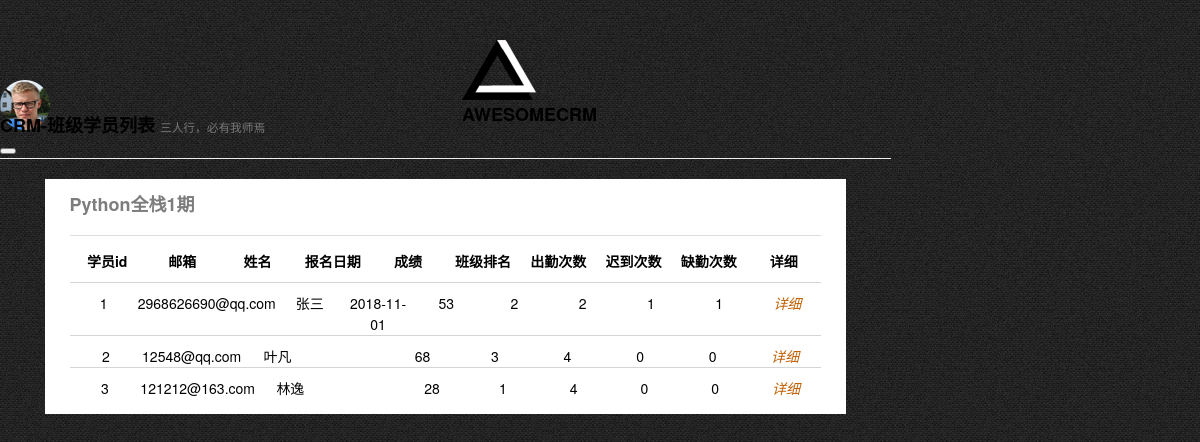
/teacher/student_list/1/, run on the app's committed database.
### repository/models.py (models this page shows, shortened)
class ClassList(models.Model):
    branch = models.ForeignKey(to="Branch", on_delete=models.CASCADE)
    course = models.ForeignKey(to="Course", on_delete=models.CASCADE)
    constract_template = models.OneToOneField(to="ContractTemplate", on_delete=models.CASCADE)
    class_type_choices = (
        (0, "脱产"),
        (1, "周末"),
        (2, "网络班"),
    )
    class_type = models.SmallIntegerField(choices=class_type_choices, default=0)
    semester = models.SmallIntegerField(verbose_name="学期")
    teachers = models.ManyToManyField(to="UserProfile", verbose_name="讲师", blank=True)
    start_date = models.DateField(verbose_name="开班日期")
    graduate_date = models.DateField(verbose_name="毕业日期", blank=True, null=True)
    class Meta:
        unique_together = (("branch", "class_type", "course", "semester"), )
        verbose_name_plural = "班级表"

class Course(models.Model):
    name = models.CharField(max_length=64, verbose_name="课程名称", unique=True)
    price = models.PositiveSmallIntegerField()
    period = models.PositiveSmallIntegerField(verbose_name="课程周期", default=5)
    outline = models.TextField(verbose_name="课程大纲")

class Student(models.Model):
    user = models.OneToOneField(to=UserProfile, on_delete=models.CASCADE)
    customer = models.OneToOneField(to=CustomerInfo, on_delete=models.CASCADE)
    class_grade = models.ManyToManyField(to="ClassList")

class UserProfile(AbstractBaseUser, PermissionsMixin):
    email = models.EmailField(
        verbose_name='email address',
        max_length=255,
        unique=True,
    )
    name = models.CharField(max_length=64, verbose_name="姓名")
    role = models.ManyToManyField(to="Role", blank=True)
    is_active = models.BooleanField(default=True)
    is_staff = models.BooleanField(default=True)
    objects = UserProfileManager()
    USERNAME_FIELD = 'email'        # 使用email作为用户名
    REQUIRED_FIELDS = ['name']      # 必须要有的字段
    class Meta:
        permissions = (
            ("sale_stu_enrollment", "是否能够给学员报名"),
            ("sale_enrollment_links", "是否能够获取报名链接"),
            ("sale_file_upload", "是否能够上传身份证附件"),
            ("sale_contract_approve", "是否能够同意报名"),
            ("sale_enrollment_success", "是否能够去到报名成功页面"),
            ("student_my_course", "是否能够去我的上课记录展示页面"),
            ("student_my_class", "是否能够去到课程展示页面"),
            ("student_homework", "是否能够去到我的作业"),
            ("student_submit_homework", "是否能够提交作业"),
            ("student_course_record", "是否能够查看我的上课记录"),
            ("teacher_manage_class", "能否管理班级"),
            ("teacher_student_list", "能否显示学生列表"),
            ("teacher_course_record", "能够展示课程记录"),
            ("teacher_check_homework", "能够检查作业"),
            ("teacher_check_homework_detail", "能否去到作业详情检查"),
            ("teacher_download_file", "能否下载作业"),
        )

class CustomerInfo(models.Model):
    name = models.CharField(max_length=64, default=None, verbose_name="姓名")
    contact_type_choice = ((0, 'QQ'), (1, "WeChat"), (2, "Mobile"))
    contact_type = models.SmallIntegerField(choices=contact_type_choice, default=0, verbose_name="联系方式")
    contact = models.CharField(max_length=64, unique=True, verbose_name="联系人")
    source_choice = ((0, "QQ群"), (1, "51CTO"), (2, "百度推广"), (3, "知乎"), (4, "转介绍"), (5, "其他"))
    source = models.SmallIntegerField(choices=source_choice, verbose_name="客户来源")
    referral_from = models.ForeignKey(to="self", blank=True, null=True, on_delete=models.CASCADE, verbose_name="转介绍人")
    consult_courses = models.ManyToManyField(to="Course", verbose_name="咨询课程")
    consult_content = models.TextField(verbose_name="咨询内容")
    consultant = models.ForeignKey(to="UserProfile", verbose_name="课程顾问", null=True, blank=True,
                                   on_delete=models.CASCADE)
    status_choices = ((0, '未报名'), (1, "已报名"), (2, "已退学"))
    status = models.SmallIntegerField(choices=status_choices, verbose_name="状态")
    date = models.DateField(auto_now_add=True)
    id_num = models.CharField(max_length=128, blank=True, null=True, verbose_name="身份证号")
    emergency_contact = models.PositiveIntegerField(blank=True, null=True, verbose_name="紧急联系人")
    gender_choices = (
        (0, '男'),
        (1, '女'),
    )
    gender = models.SmallIntegerField(choices=gender_choices, blank=True, null=True, verbose_name="性别")
    email = models.EmailField(verbose_name="邮箱")

class StudentEnrollment(models.Model):
    customer = models.OneToOneField(to=CustomerInfo, on_delete=models.CASCADE, verbose_name="关联客户")
    class_grade = models.ForeignKey(to=ClassList, on_delete=models.CASCADE, verbose_name="报名班级")
    consultant = models.ForeignKey(to=UserProfile, on_delete=models.CASCADE, verbose_name="联系人", null=True, blank=True)
    contract_agree = models.BooleanField(default=False, verbose_name="是否同意报名")
    contract_signed_date = models.DateTimeField(blank=True, null=True, verbose_name="同意时间")
    contract_approved = models.BooleanField(default=False, verbose_name="是否通过审核")
    contract_approved_date = models.DateTimeField(verbose_name="合同审核时间", blank=True, null=True)
    class Meta:
        unique_together = ('customer', 'class_grade')

class StudyRecord(models.Model):
    course_record = models.ForeignKey(to=CourseRecord, on_delete=models.CASCADE)
    course = models.ForeignKey(to=Course, on_delete=models.CASCADE)
    student = models.ForeignKey(to=Student, on_delete=models.CASCADE)
    score_choices = (
        (100, "A+"),
        (90, "A"),
        (85, "B+"),
        (80, "B"),
        (75, "B-"),
        (70, "C+"),
        (60, "C"),
        (40, "C-"),
        (-50, "D"),
        (-100, "COPY"),
        (0, "N/A"),   # not avaliable
    )
    score = models.SmallIntegerField(choices=score_choices, null=True, blank=True)
    show_status_choices = (
        (0, "缺勤"),
        (1, "已签到"),
        (2, "迟到"),
        (3, "早退"),
    )
    show_status = models.SmallIntegerField(choices=show_status_choices, default=1)
    note = models.TextField(blank=True, null=True, verbose_name="成绩备注")
    date = models.DateTimeField(auto_now_add=True)

### teacher/views.py (the view)
# urls.py: url(r'^student_list/(?P<class_id>\d+)/$', views.StudentList.as_view(), name="student_list"),
class StudentList(View, LoginRequiredMixin):
    def get(self, request, class_id):
        clazz = models.ClassList.objects.get(id=class_id)
        course = clazz.course
        student_list = clazz.student_set.all()
        return render(request, "teacher/student_list.html", locals())

### teacher/templatetags/teacher_tags.py (called while the page is built)
@register.simple_tag
def get_score(student_obj):
    study_record_list = list(student_obj.studyrecord_set.all())
    score_list = list(map(lambda study_record: study_record.score, study_record_list))
    count = 0
    for item in score_list:
        if item is not None:
            count += item
    return count // len(score_list)

@register.simple_tag
def get_sort(student_obj, course):
    info_list = list(models.StudyRecord.objects.filter(course=course)
                     .values_list("student__id").annotate(Sum("score")))
    score_list = list(map(lambda info: info[1], info_list))
    score_list = sorted(score_list)
    stu_score = models.StudyRecord.objects.filter(course=course, student=student_obj).aggregate(Sum("score"))
    return score_list.index(stu_score["score__sum"]) + 1

@register.simple_tag
def on_time_count(student_obj, status_num):
    return student_obj.studyrecord_set.filter(show_status=status_num).count()

### templates/teacher/student_list.html
{% extends 'index.html' %}
{% load staticfiles %}
{% load teacher_tags %}
{% block header %}
    {{ block.super }}
    <link rel="stylesheet" href="{% static 'css/my_course.css' %}">
{% endblock %}
{% block right %}
    <div class="page-header">
        <h1>CRM-班级学员列表
            <small>三人行，必有我师焉</small>
        </h1>
    </div>
    <div id="wrap">
        <div class="title">{{ clazz.course.name }}</div>
        <div class="course-title">
            <div class="con">学员id</div>
            <div class="con">邮箱</div>
            <div class="con">姓名</div>
            <div class="con">报名日期</div>
            <div class="con">成绩</div>
            <div class="con">班级排名</div>
            <div class="con">出勤次数</div>
            <div class="con">迟到次数</div>
            <div class="con">缺勤次数</div>
            <div class="con">详细</div>
        </div>
        {% for item in student_list %}
            <div class="item">
                <div class="course con">{{ item.id }}</div>
                <div class="type con">{{ item.user.email }}</div>
                <div class="date con">{{ item.user.name }}</div>
                <div class="total_count con">{{ item.customer.studentenrollment.contract_signed_date | date:'Y-m-d' }}</div>
                <div class="take_count con">{% get_score item %}</div>
                <div class="rank con">{% get_sort item course %}</div>
                <div class="rank con">{% on_time_count item 1 %}</div>
                <div class="rank con">{% on_time_count item 2 %}</div>
                <div class="rank con">{% on_time_count item 0 %}</div>
                <div class="details con"><a href="javascript:void(0);">详细</a></div>
            </div>
        {% endfor %}
    </div>
{% endblock %}

### static/template/enrollment/css/style.css (style rules this page uses)
html, body, div, span, applet, object, iframe, h1, h2, h3, h4, h5, h6, p, blockquote, pre, a, abbr, acronym, address, big, cite, code, del, dfn, em, img, ins, kbd, q, s, samp, small, strike, strong, sub, sup, tt, var, b, u, i, center, dl, dt, dd, ol, ul, li, fieldset, form, label, legend, table, caption, tbody, tfoot, thead, tr, th, td, article, aside, canvas, details, embed, figure, figcaption, footer, header, hgroup, menu, nav, output, ruby, section, summary, time, mark, audio, video { margin: 0; padding: 0; border: 0; font-size: 100%; font: inherit; vertical-align: baseline; }
body { line-height: 1; }
body { background: url(/static/template/enrollment/images/body-bg.png) repeat #232323; font-family: "HelveticaNeue", "Helvetica Neue", Helvetica, Arial, serif; font-size: 14px; color: #000000; font-weight: 400; line-height: 1.5em; }
h1, h2, h3, h4 { font-family: "HelveticaNeue", "Helvetica Neue", Helvetica, Arial, serif; color: #000000; font-style: normal; line-height: 1em; }
h1 { font-size: 18px; text-transform: uppercase; font-weight: 700; margin-bottom: 15px; }
a { color: #c16004; font-style: italic; text-decoration: none; cursor: pointer; outline: none; }

### static/css/my_course.css (style rules this page uses)
#wrap { margin: 0 auto; padding: 15px 25px; width: 90%; background-color: #fff; box-sizing: border-box; }
#wrap .title { padding-bottom: 20px; color: #7d7d7d; font-size: 18px; font-weight: 700; border-bottom: 1px solid #dedede; }
#wrap .course-title { display: flex; margin: 15px 0 10px 0; }
#wrap .course-title .con { flex: 1; text-align: center; color: #000; font-weight: 700; }
#wrap .item { display: flex; padding-top: 10px; border-top: 1px solid rgba(120, 120, 120, 0.31); }
#wrap .item .con { flex: 1; text-align: center; }

### data on the page
ClassList: course.name "Python全栈1期"
Student: id "1", user.email "2968626690@qq.com", user.name "张三", customer.studentenrollment.contract_signed_date "2018-11-01", id.score "53", id "2"
Course: id "2", id "3", id "1"
Student: id "2", user.email "12548@qq.com", user.name "叶凡", id.score "68", id "4", id "0"
Student: id "3", user.email "121212@163.com", user.name "林逸", id.score "28", id "4", id "0"
